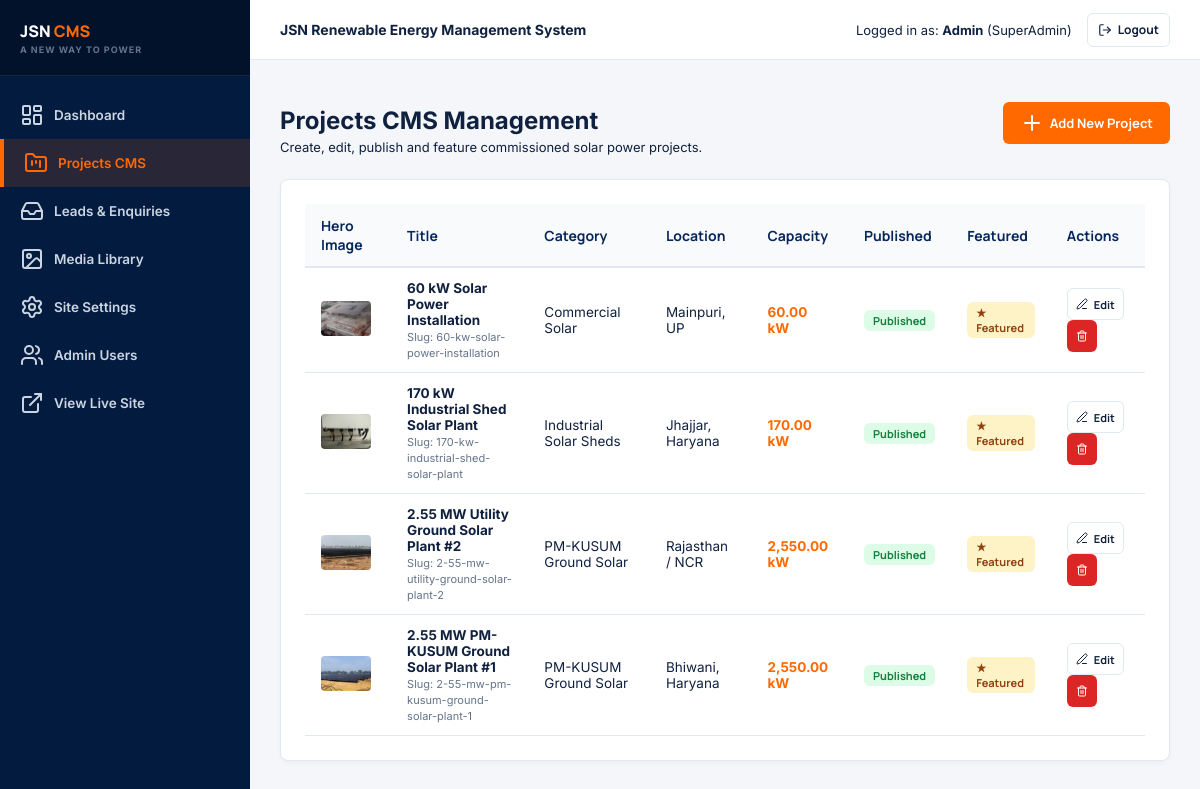
Screenshot of /admin/projects.php (signed in) with the database file from the repository.
### tables this page shows
CREATE TABLE IF NOT EXISTS `projects` (
    `id` INT AUTO_INCREMENT PRIMARY KEY,
    `title` VARCHAR(255) NOT NULL,
    `slug` VARCHAR(255) NOT NULL UNIQUE,
    `category` ENUM('Commercial Solar', 'Industrial Solar Sheds', 'PM-KUSUM Ground Solar', 'Housing Societies', 'Government & PSU', 'Hospitals', 'Schools & Institutions') NOT NULL,
    `location` VARCHAR(150) NOT NULL,
    `client_name` VARCHAR(150) NULL,
    `system_type` ENUM('On-Grid Solar', 'Off-Grid Solar', 'Hybrid Solar', 'Ground-Mounted Solar') DEFAULT 'On-Grid Solar',
    `capacity_kw` DECIMAL(10,2) NOT NULL DEFAULT 0.00,
    `completion_date` DATE NULL,
    `description` TEXT NULL,
    `hero_image` VARCHAR(255) NULL,
    `is_published` TINYINT(1) DEFAULT 1,
    `is_featured` TINYINT(1) DEFAULT 0,
    `seo_title` VARCHAR(255) NULL,
    `seo_description` TEXT NULL,
    `created_at` DATETIME DEFAULT CURRENT_TIMESTAMP,
    `updated_at` DATETIME DEFAULT CURRENT_TIMESTAMP ON UPDATE CURRENT_TIMESTAMP
);

### functions.php (called while the page is built, shortened)
<?php
function sanitize($data) {
    return htmlspecialchars(trim($data ?? ''), ENT_QUOTES, 'UTF-8');
}
?>

### admin/projects.php (the view, shortened to what this page needs)
<?php
require_once __DIR__ . '/includes/header.php';
$db = getDB();
$projects = [];
if ($db) {
    $projects = $db->query("SELECT * FROM projects ORDER BY id DESC")->fetchAll();
}
?>
<div style="display:flex; justify-content:space-between; align-items:center; margin-bottom: 24px;">
    <div>
        <h1 style="font-size: 24px; margin-bottom: 4px;">Projects CMS Management</h1>
        <p style="margin: 0; font-size: 13px;">Create, edit, publish and feature commissioned solar power projects.</p>
    </div>
    <div>
        <a href="project-edit.php" class="admin-btn admin-btn-primary"><i data-lucide="plus"></i> Add New Project</a>
    </div>
</div>
<div class="admin-card">
    <div class="table-responsive">
        <table class="admin-table">
            <thead>
                <tr>
                    <th>Hero Image</th>
                    <th>Title</th>
                    <th>Category</th>
                    <th>Location</th>
                    <th>Capacity</th>
                    <th>Published</th>
                    <th>Featured</th>
                    <th>Actions</th>
                </tr>
            </thead>
            <tbody>
                <?php if (empty($projects)): ?>
                    <tr><td colspan="8" style="text-align:center; color: var(--admin-muted);">No projects found. Click "Add New Project" to create one.</td></tr>
                <?php else: ?>
                    <?php foreach ($projects as $p): ?>
                        <tr>
                            <td>
                                <img src="<?php echo sanitize($p['hero_image']); ?>" style="width: 50px; height: 35px; object-fit: cover; border-radius: 4px;">
                            </td>
                            <td>
                                <strong><?php echo sanitize($p['title']); ?></strong><br>
                                <span style="font-size: 11px; color: var(--admin-muted);">Slug: <?php echo sanitize($p['slug']); ?></span>
                            </td>
                            <td><?php echo sanitize($p['category']); ?></td>
                            <td><?php echo sanitize($p['location']); ?></td>
                            <td><strong style="color:var(--admin-orange);"><?php echo number_format($p['capacity_kw'], 2); ?> kW</strong></td>
                            <td>
                                <a href="projects.php?action=toggle_publish&id=<?php echo $p['id']; ?>" class="admin-btn" style="padding:2px 8px; font-size:11px; background:<?php echo $p['is_published'] ? '#DCFCE7; color:#15803D;' : '#FEE2E2; color:#DC2626;'; ?>">
                                    <?php echo $p['is_published'] ? 'Published' : 'Draft'; ?>
                                </a>
                            </td>
                            <td>
                                <a href="projects.php?action=toggle_featured&id=<?php echo $p['id']; ?>" class="admin-btn" style="padding:2px 8px; font-size:11px; background:<?php echo $p['is_featured'] ? '#FEF3C7; color:#92400E;' : '#F1F5F9; color:#64748B;'; ?>">
                                    <?php echo $p['is_featured'] ? '★ Featured' : 'Normal'; ?>
                                </a>
                            </td>
                            <td>
                                <a href="project-edit.php?id=<?php echo $p['id']; ?>" class="admin-btn admin-btn-outline" style="padding:3px 8px; font-size:11px;"><i data-lucide="edit-3" style="width:12px;"></i> Edit</a>
                                <a href="projects.php?action=delete&id=<?php echo $p['id']; ?>" onclick="return confirm('Are you sure you want to delete this project?');" class="admin-btn admin-btn-danger" style="padding:3px 8px; font-size:11px;"><i data-lucide="trash-2" style="width:12px;"></i></a>
                            </td>
                        </tr>
                    <?php endforeach; ?>
                <?php endif; ?>
            </tbody>
        </table>
    </div>
</div>
<?php require_once __DIR__ . '/includes/footer.php'; ?>

### admin/css/admin.css (style rules this page uses)
:root { --admin-navy: #041B40; --admin-primary: #06265C; --admin-orange: #FF6900; --admin-blue: #009FE3; --admin-bg: #F4F6F9; --admin-white: #FFFFFF; --admin-text: #10213F; --admin-muted: #64748B; --admin-border: #E2E8F0; --admin-radius: 8px; --font-head: 'Manrope', sans-serif; --font-body: 'Inter', sans-serif; }
* { box-sizing: border-box; }
body { margin: 0; padding: 0; font-family: var(--font-body); background: var(--admin-bg); color: var(--admin-text); font-size: 14px; }
.admin-card { background: var(--admin-white); border-radius: var(--admin-radius); border: 1px solid var(--admin-border); box-shadow: 0 2px 6px rgba(0,0,0,0.03); padding: 24px; margin-bottom: 30px; }
.table-responsive { width: 100%; overflow-x: auto; }
.admin-table { width: 100%; border-collapse: collapse; text-align: left; }
.admin-table th { background: #F8FAFC; padding: 12px 16px; border-bottom: 2px solid var(--admin-border); font-family: var(--font-head); font-weight: 700; color: var(--admin-primary); }
.admin-table td { padding: 12px 16px; border-bottom: 1px solid var(--admin-border); font-size: 13.5px; }
.admin-btn { padding: 8px 16px; border-radius: 6px; font-family: var(--font-head); font-weight: 700; font-size: 13px; text-decoration: none; display: inline-flex; align-items: center; gap: 6px; border: 1px solid transparent; cursor: pointer; }
.admin-btn-primary { background: var(--admin-orange); color: var(--admin-white); }
.admin-btn-outline { background: transparent; border-color: var(--admin-border); color: var(--admin-text); }
.admin-btn-danger { background: #DC2626; color: var(--admin-white); }

### rows the page displays
projects: hero_image (picture), title "60 kW Solar Power Installation", slug "60-kw-solar-power-installation", category "Commercial Solar", location "Mainpuri, UP", capacity_kw "60.00", is_published "Published", is_featured "★ Featured"
projects: hero_image (picture), title "170 kW Industrial Shed Solar Plant", slug "170-kw-industrial-shed-solar-plant", category "Industrial Solar Sheds", location "Jhajjar, Haryana", capacity_kw "170.00", is_published "Published", is_featured "★ Featured"
projects: hero_image (picture), title "2.55 MW Utility Ground Solar Plant #2", slug "2-55-mw-utility-ground-solar-plant-2", category "PM-KUSUM Ground Solar", location "Rajasthan / NCR", capacity_kw "2,550.00", is_published "Published", is_featured "★ Featured"
projects: hero_image (picture), title "2.55 MW PM-KUSUM Ground Solar Plant #1", slug "2-55-mw-pm-kusum-ground-solar-plant-1", category "PM-KUSUM Ground Solar", location "Bhiwani, Haryana", capacity_kw "2,550.00", is_published "Published", is_featured "★ Featured"

### other values shown
SITE_TAGLINE "A NEW WAY TO POWER"
$_SESSION['admin_user'] "Admin"
$_SESSION['admin_role'] "SuperAdmin"
